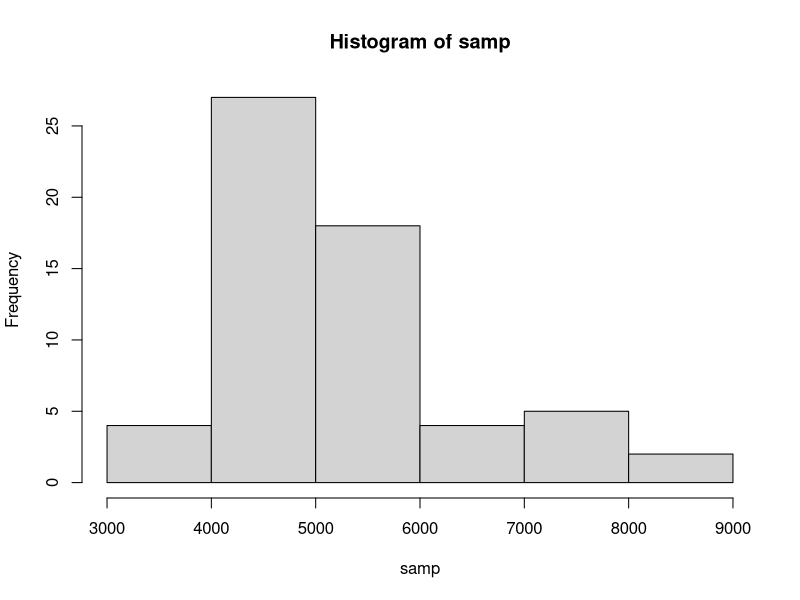

Write the R code that produced this figure.
##### Lab week 3 - sampling and confidence intervals ####
### Area Studies - TA: Cora ###

# Calling packages and options ----
library(readr)
library(tidyverse)

# Calling dataset ----
primary <- read.csv("Data/primary-2.csv")

# Creating a random sample of size 60 from the population of London primary schools ----
  samp <- sample(x = primary$SpendPerStudent, size = 60)

  # Describing the distribution of sample
    summary(samp)
    hist(samp)

# Mean of sample ----
    sample_mean <- mean(samp)
    
# Confidence intervals -----
    se_sample <- sd(samp) / sqrt(length(samp)) #First, lets calculate the standard error for sample
    lower_ci_sample <-sample_mean - 2.04*se_sample #computing the lower Confidence Interval for the sample
    upper_ci_sample <-sample_mean + 2.04*se_sample #computing the upper confidence interval for the sample
    combined_ci <- c(lower_ci_sample, upper_ci_sample) #then, we can combine both CIs using concatenate function
    
# Computing mean spend per student for the population of london primary schools
    mean_pop <- mean(primary$SpendPerStudent)
    
    

    